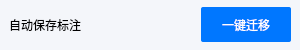
<?xml version="1.0" encoding="UTF-8"?>
<ui version="4.0">
 <class>Form</class>
 <widget class="QWidget" name="Form">
  <property name="geometry">
   <rect>
    <x>0</x>
    <y>0</y>
    <width>300</width>
    <height>50</height>
   </rect>
  </property>
  <property name="minimumSize">
   <size>
    <width>300</width>
    <height>50</height>
   </size>
  </property>
  <property name="maximumSize">
   <size>
    <width>300</width>
    <height>50</height>
   </size>
  </property>
  <property name="windowTitle">
   <string>Form</string>
  </property>
  <property name="styleSheet">
   <string notr="true"/>
  </property>
  <layout class="QVBoxLayout" name="verticalLayout">
   <property name="spacing">
    <number>0</number>
   </property>
   <property name="leftMargin">
    <number>0</number>
   </property>
   <property name="topMargin">
    <number>0</number>
   </property>
   <property name="rightMargin">
    <number>0</number>
   </property>
   <property name="bottomMargin">
    <number>0</number>
   </property>
   <item>
    <widget class="QFrame" name="frame">
     <property name="styleSheet">
      <string notr="true">background-color: rgb(244, 246, 250);
border: none;
</string>
     </property>
     <layout class="QHBoxLayout" name="horizontalLayout">
      <property name="spacing">
       <number>0</number>
      </property>
      <property name="leftMargin">
       <number>9</number>
      </property>
      <property name="topMargin">
       <number>0</number>
      </property>
      <property name="rightMargin">
       <number>9</number>
      </property>
      <property name="bottomMargin">
       <number>0</number>
      </property>
      <item>
       <widget class="QLabel" name="label">
        <property name="sizePolicy">
         <sizepolicy hsizetype="Fixed" vsizetype="Fixed">
          <horstretch>0</horstretch>
          <verstretch>0</verstretch>
         </sizepolicy>
        </property>
        <property name="maximumSize">
         <size>
          <width>16777215</width>
          <height>16777215</height>
         </size>
        </property>
        <property name="font">
         <font>
          <family>HarmonyOS Sans SC Light</family>
          <pointsize>9</pointsize>
         </font>
        </property>
        <property name="text">
         <string>自动保存标注    </string>
        </property>
       </widget>
      </item>
      <item>
       <widget class="QPushButton" name="auto_save">
        <property name="sizePolicy">
         <sizepolicy hsizetype="Fixed" vsizetype="Fixed">
          <horstretch>0</horstretch>
          <verstretch>0</verstretch>
         </sizepolicy>
        </property>
        <property name="minimumSize">
         <size>
          <width>50</width>
          <height>0</height>
         </size>
        </property>
        <property name="maximumSize">
         <size>
          <width>50</width>
          <height>16777215</height>
         </size>
        </property>
        <property name="sizeIncrement">
         <size>
          <width>0</width>
          <height>0</height>
         </size>
        </property>
        <property name="text">
         <string/>
        </property>
        <property name="icon">
         <iconset resource="image.qrc">
          <normaloff>:/icon/image/auto_save_open.svg</normaloff>:/icon/image/auto_save_open.svg</iconset>
        </property>
        <property name="iconSize">
         <size>
          <width>32</width>
          <height>32</height>
         </size>
        </property>
       </widget>
      </item>
      <item alignment="Qt::AlignRight">
       <widget class="QPushButton" name="transfer">
        <property name="sizePolicy">
         <sizepolicy hsizetype="Minimum" vsizetype="Minimum">
          <horstretch>0</horstretch>
          <verstretch>0</verstretch>
         </sizepolicy>
        </property>
        <property name="minimumSize">
         <size>
          <width>90</width>
          <height>35</height>
         </size>
        </property>
        <property name="maximumSize">
         <size>
          <width>90</width>
          <height>35</height>
         </size>
        </property>
        <property name="font">
         <font>
          <family>HarmonyOS Sans SC Medium</family>
          <pointsize>9</pointsize>
         </font>
        </property>
        <property name="styleSheet">
         <string notr="true">QPushButton{
	color: #ffffff;
	background-color: #0077FF;
	border-radius: 2px;
}
QPushButton:hover{
	background-color: #52A3FF;
	border-radius: 2px;
}
QPushButton:pressed{
	background-color: #0077FF;
	border-radius: 2px;
}</string>
        </property>
        <property name="text">
         <string>一键迁移</string>
        </property>
       </widget>
      </item>
     </layout>
    </widget>
   </item>
  </layout>
 </widget>
 <resources>
  <include location="image.qrc"/>
 </resources>
 <connections/>
</ui>
